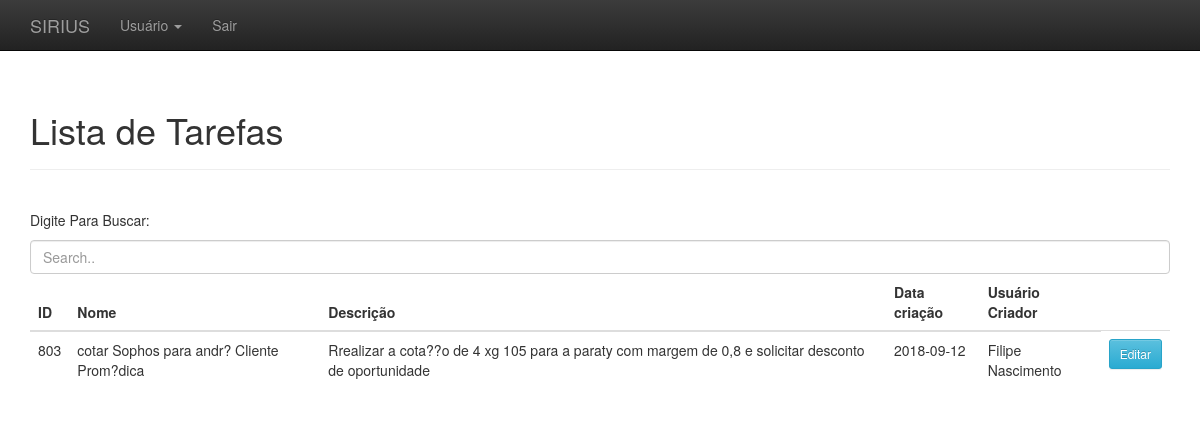
The page /home.php on the database as committed earlier.
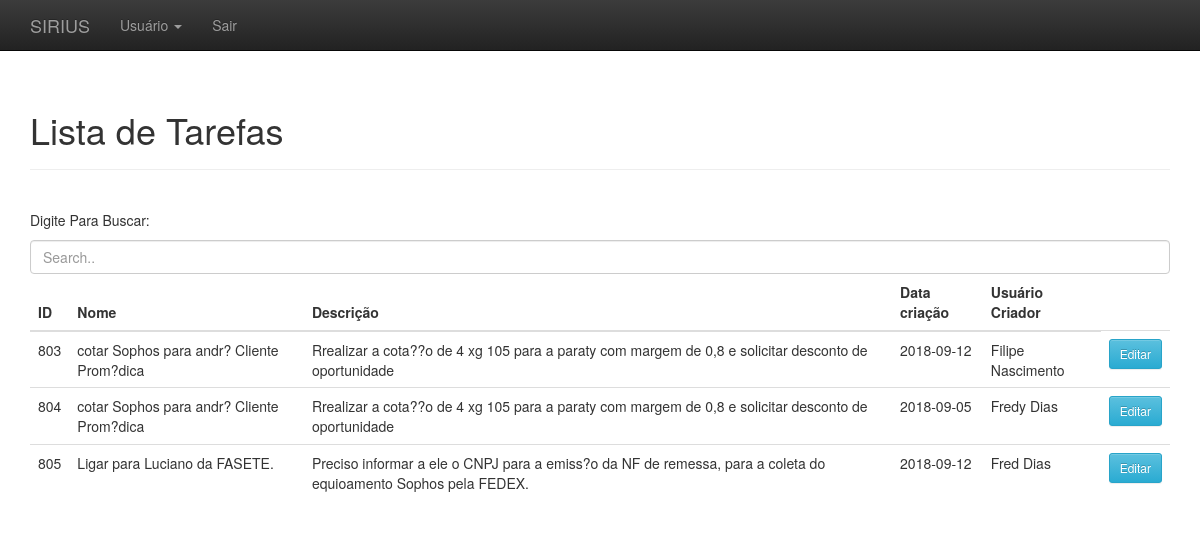
The same page on the database as committed later.
### tables this page shows
CREATE TABLE `tarefas` (
  `id_tarefas` int(11) NOT NULL,
  `nome_tarefa` varchar(100) NOT NULL,
  `descricao` varchar(500) NOT NULL,
  `data_criacao` date NOT NULL,
  `user_criador` varchar(100) NOT NULL
);

### Home.php (the view, shortened to what this page needs)
<!DOCTYPE html>
<html lang="pt-br">
  <head>
    <link href="css/bootstrap.min.css" rel="stylesheet">
    <link href="css/bootstrap-theme.min.css" rel="stylesheet">
    <link href="css/theme.css" rel="stylesheet">
  </head>
  <body role="document">
	<?php
		include_once("menu_admin.php");
	?>
    <div class="container theme-showcase" role="main">
      <div class="page-header">
        <h1>Lista de Tarefas</h1>
      </div>
      <div class="row">
        <div class="col-md-12">
          <table class="table">
            <table class="table">
            <thead>
              <p>Digite Para Buscar:</p>
  <input class="form-control" id="myInput" type="text" placeholder="Search..">
                <tr>
                <th>ID</th>
                <th>Nome</th>
                <th>Descrição</th>
                <th>Data criação</th>
                <th>Usuário Criador</th>
              </tr>
            </thead>
            <tbody id="myTable">
             <?php
$connection = new mysqli("localhost", "root", "", "basedetestes");
$sql = $connection->query("Select * From tarefas");
if($sql){
    while($exibe = $sql->fetch_assoc()){
        echo"<tr>";
        echo "<td>".$exibe["id_tarefas"]."</td>";
        echo "<td>".$exibe["nome_tarefa"]."</td>";
        echo "<td>".$exibe["descricao"]."</td>";
        echo "<td>".$exibe["data_criacao"]."</td>";
        echo "<td>".$exibe["user_criador"]."</td>";
        echo "<td> <a href='Home.php'><button class='btn btn-sm btn-info btn-block'>Editar</button></a></td>";
        }
    }
?>
            </tbody>
          </table>
        </div>
		</div>
    </div>
  </body>
</html>

Rows that differ between the two databases and show on the page:
added tarefas: id_tarefas "804", nome_tarefa "cotar Sophos para andr? Cliente Prom?dica", descricao "Rrealizar a cota??o de 4 xg 105 para a paraty com margem de 0,8 e solicitar desconto de oportunidade", data_criacao "2018-09-05", user_criador "Fredy Dias"
added tarefas: id_tarefas "805", nome_tarefa "Ligar para Luciano da FASETE.", descricao "Preciso informar a ele o CNPJ para a emiss?o da NF de remessa, para a coleta do equioamento Sophos pela FEDEX.", data_criacao "2018-09-12", user_criador "Fred Dias"
